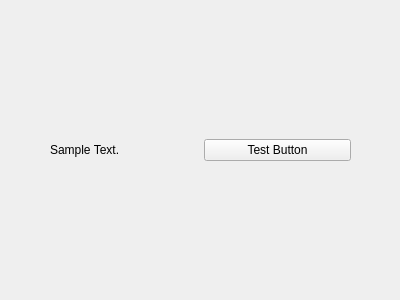
<?xml version="1.0" encoding="UTF-8"?>
<ui version="4.0">
 <class>SettingsWindow</class>
 <widget class="QWidget" name="SettingsWindow">
  <property name="geometry">
   <rect>
    <x>0</x>
    <y>0</y>
    <width>400</width>
    <height>300</height>
   </rect>
  </property>
  <property name="minimumSize">
   <size>
    <width>300</width>
    <height>200</height>
   </size>
  </property>
  <property name="windowTitle">
   <string>PostShot Settings</string>
  </property>
  <widget class="QWidget" name="verticalLayoutWidget">
   <property name="geometry">
    <rect>
     <x>0</x>
     <y>0</y>
     <width>401</width>
     <height>301</height>
    </rect>
   </property>
   <layout class="QVBoxLayout" name="verticalLayout">
    <property name="topMargin">
     <number>50</number>
    </property>
    <property name="bottomMargin">
     <number>50</number>
    </property>
    <item>
     <layout class="QHBoxLayout" name="horizontalLayout">
      <property name="leftMargin">
       <number>50</number>
      </property>
      <property name="rightMargin">
       <number>50</number>
      </property>
      <item>
       <widget class="QLabel" name="label">
        <property name="text">
         <string>Sample Text.</string>
        </property>
       </widget>
      </item>
      <item>
       <widget class="QPushButton" name="pushButton">
        <property name="text">
         <string>Test Button</string>
        </property>
       </widget>
      </item>
     </layout>
    </item>
   </layout>
  </widget>
 </widget>
 <resources/>
 <connections/>
</ui>
